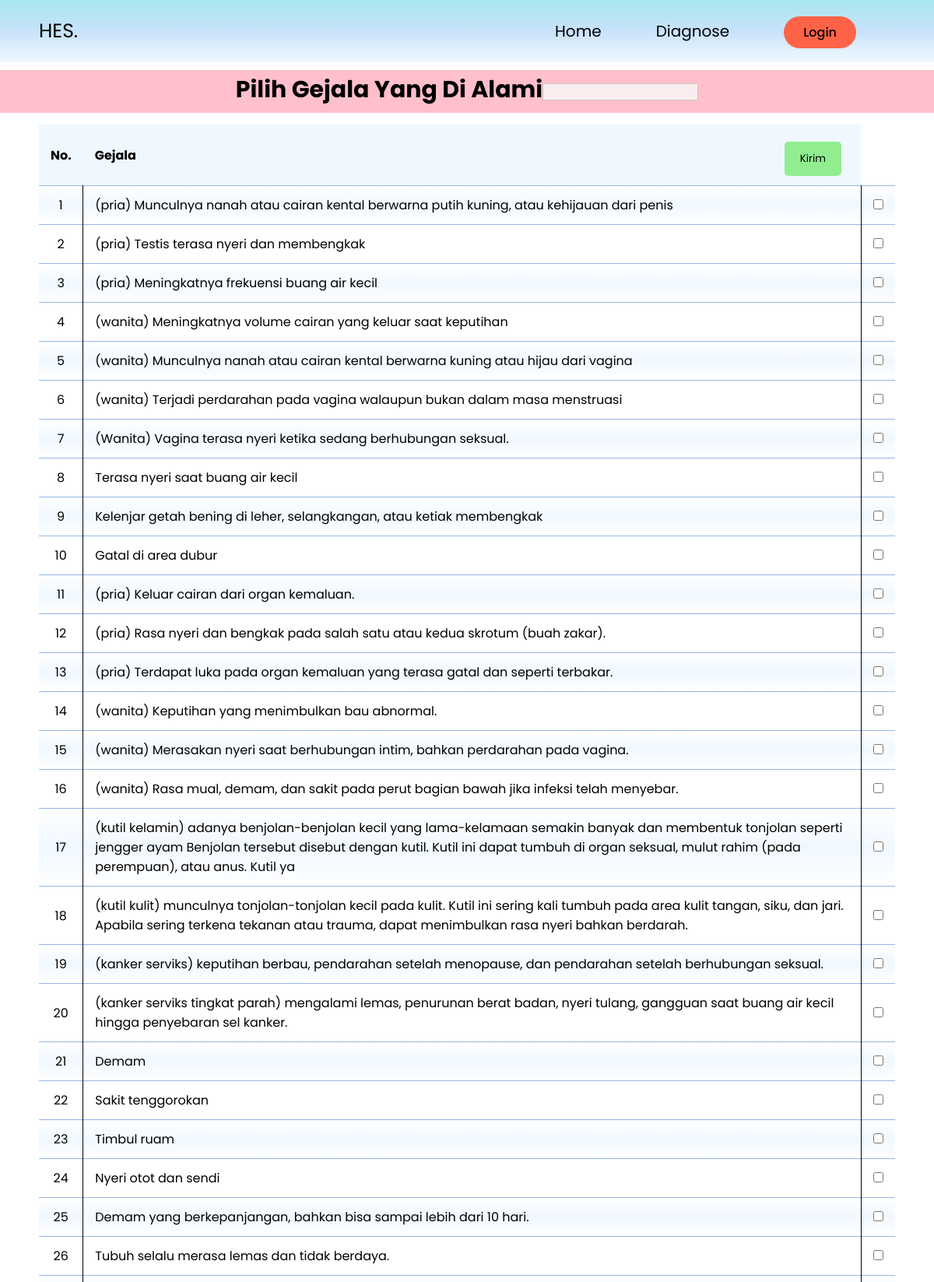
The page / (upper part) on the database its author committed.
### tables this page shows
CREATE TABLE `gejala` (
  `id_gejala` int(11) NOT NULL,
  `gejala` varchar(255) NOT NULL
);

### function.php (called while the page is built, shortened)
<?php
function get_all_gejala($db)
{
    $result = mysqli_query($db, "SELECT id_gejala, gejala FROM gejala");
    $gejala = [];
    while ($row = mysqli_fetch_assoc($result)) {
        $gejala[] = $row;
    }
    return $gejala;
}

### index.php (the view, shortened to what this page needs)
<?php
include "koneksi.php";
include "function.php";
$semuaGejala = get_all_gejala($db);
?>
<!DOCTYPE html>
<html lang="en">
<head>
    <link rel="stylesheet" href="style_index.css" />
</head>
<div class="body">
    <body>
        <div class="container2">
            <?php
            echo '<div class="title">';
            echo '<h2>Pilih Gejala Yang Di Alami </h2>';
            echo '</div>';
            echo "<div class='pesan'>";
            echo "</div>";
            ?>
        </div>
        <div class="container">
            <form action="proses.php" method="POST">
                <table class="content">
                    <tr>
                        <th>No.</th>
                        <th colspan="2">Gejala
                            <input type="submit" class="btn1" name="submit" value="Kirim">
                        </th>
                    </tr>
                    <?php
                    if (!isset($_SESSION['diagnosa_selesai']) || !$_SESSION['diagnosa_selesai']) {
                        $no = 1;
                        foreach ($semuaGejala as $gejala) {
                            echo "<tr>";
                            echo "<td align='center'>" . $no . "</td>";
                            echo "<td>" . htmlspecialchars($gejala['gejala']) . "</td>";
                            echo '<td><input type="checkbox" name="gejala[]" value="' . htmlspecialchars($gejala['id_gejala']) . '"></td>';
                            echo "</tr>";
                            $no++;
                        }
                    } else {
                        header("location: result.php");
                    }
                    ?>
                </table>
            </form>
        </div>
    </body>
</div>
</html>

### style.css (style rules this page uses)
*, body, html { margin: 0; padding: 0; font-family: "poppins", sans-serif; position: relative; text-decoration: none; box-sizing: border-box; }
.wrapper { width: 1100px; margin: auto; position: relative; display: flex; justify-content: space-between; align-items: center; font-size: 20px; font-weight: 500; }
.logo { font-size: 25px; font-weight: normal; font-family: "poppins", sans-serif; }
.menu { float: right; }
nav { width: 100%; margin: auto; display: flex; top: 0; height: 80px; background: linear-gradient(to bottom,rgba(109, 214, 227, 0.6), rgb(200, 226, 249), aliceblue); }
nav ul { list-style-type: none; margin: 0; padding: 0; }
nav ul li { float: left; padding: 0px 20px; }
nav ul li a { color: black; text-align: center; padding-bottom: 10px; margin-right: 30px; text-decoration: none; font-weight: normal; }
h2 { font-family: "poppins", sans-serif; font-weight: 200px; font-size: 30px; margin-bottom: 5px; width: 100%; line-height: 50px; position: relative; text-align: right; }
.aktif { border: none; border-radius: 50px; background: tomato; padding: 9px 25px; font-weight: 500; font-size: medium; }

### style_index.css (style rules this page uses)
*, body, html { margin: 0; padding: 0; font-family: "poppins", sans-serif; }
.body { display: flex; justify-content: center; flex-direction: column; align-items: center; }
.container2 { max-width: 100%; width: 1200px; display: flex; justify-content: center; align-items: center; top: 10px; background-color: pink; }
.container { max-width: 100%; width: 1200px; display: flex; justify-content: center; align-items: center; }
.content { border-collapse: collapse; margin: 25px 50px; min-width: 800px; }
.content th:nth-child(2) { display: flex; justify-content: space-between; align-items: center; }
.content td:nth-child(1) { border-right: 1px solid black; }
.content td:nth-child(2) { border-right: 1px solid black; }
.content th, td { padding: 12px 15px; }
.content th { background: aliceblue; }
.content tr:nth-of-type(even) { background: linear-gradient(to top, white, aliceblue, white); }
.content tr { border-bottom: 1px solid rgb(146, 182, 232); }
.container2 .title { font-size: 25px; font-weight: 500; }
.btn1 { background-color: lightgreen; border: none; border-radius: 5px; padding: 12px 20px; font-weight: 500px; margin-right: 10px; margin-top: 10px; }
.pesan { text-align: center; padding: 10px 0px; border: 1px solid rgb(198, 198, 198); background: #f9eded; font-weight: 500; color: crimson; width: 200px; }

### rows shown on the page
gejala: gejala "(pria) Munculnya nanah atau cairan kental berwarna putih kuning, atau kehijauan dari penis"
gejala: gejala "(pria) Testis terasa nyeri dan membengkak"
gejala: gejala "(pria) Meningkatnya frekuensi buang air kecil"
gejala: gejala "(wanita) Meningkatnya volume cairan yang keluar saat keputihan"
gejala: gejala "(wanita) Munculnya nanah atau cairan kental berwarna kuning atau hijau dari vagina"
gejala: gejala "(wanita) Terjadi perdarahan pada vagina walaupun bukan dalam masa menstruasi"
gejala: gejala "(Wanita) Vagina terasa nyeri ketika sedang berhubungan seksual."
gejala: gejala "Terasa nyeri saat buang air kecil"
gejala: gejala "Kelenjar getah bening di leher, selangkangan, atau ketiak membengkak"
gejala: gejala "Gatal di area dubur"
gejala: gejala "(pria) Keluar cairan dari organ kemaluan."
gejala: gejala "(pria) Rasa nyeri dan bengkak pada salah satu atau kedua skrotum (buah zakar)."
gejala: gejala "(pria) Terdapat luka pada organ kemaluan yang terasa gatal dan seperti terbakar."
gejala: gejala "(wanita) Keputihan yang menimbulkan bau abnormal."
gejala: gejala "(wanita) Merasakan nyeri saat berhubungan intim, bahkan perdarahan pada vagina."
gejala: gejala "(wanita) Rasa mual, demam, dan sakit pada perut bagian bawah jika infeksi telah menyebar."
gejala: gejala "(kutil kelamin) adanya benjolan-benjolan kecil yang lama-kelamaan semakin banyak dan membentuk tonjolan seperti jengger ayam Benjolan tersebut disebut dengan kutil. Kutil ini dapat tumbuh di organ seksual, mulut rahim (pada perempuan), atau anus. Kutil ya"
gejala: gejala "(kutil kulit) munculnya tonjolan-tonjolan kecil pada kulit. Kutil ini sering kali tumbuh pada area kulit tangan, siku, dan jari. Apabila sering terkena tekanan atau trauma, dapat menimbulkan rasa nyeri bahkan berdarah."
gejala: gejala "(kanker serviks) keputihan berbau, pendarahan setelah menopause, dan pendarahan setelah berhubungan seksual."
gejala: gejala "(kanker serviks tingkat parah) mengalami lemas, penurunan berat badan, nyeri tulang, gangguan saat buang air kecil hingga penyebaran sel kanker."
gejala: gejala "Demam"
gejala: gejala "Sakit tenggorokan"
gejala: gejala "Timbul ruam"
gejala: gejala "Nyeri otot dan sendi"
gejala: gejala "Demam yang berkepanjangan, bahkan bisa sampai lebih dari 10 hari."
gejala: gejala "Tubuh selalu merasa lemas dan tidak berdaya."
